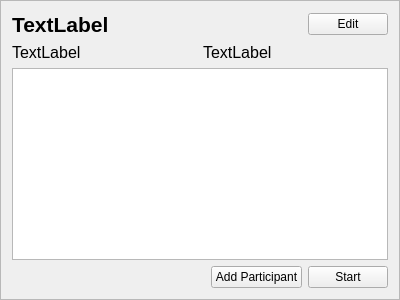
<?xml version="1.0" encoding="UTF-8"?>
<ui version="4.0">
 <class>MainFrame</class>
 <widget class="QFrame" name="MainFrame">
  <property name="geometry">
   <rect>
    <x>0</x>
    <y>0</y>
    <width>400</width>
    <height>300</height>
   </rect>
  </property>
  <property name="sizePolicy">
   <sizepolicy hsizetype="Preferred" vsizetype="Preferred">
    <horstretch>0</horstretch>
    <verstretch>0</verstretch>
   </sizepolicy>
  </property>
  <property name="windowTitle">
   <string>Frame</string>
  </property>
  <property name="autoFillBackground">
   <bool>true</bool>
  </property>
  <property name="frameShape">
   <enum>QFrame::StyledPanel</enum>
  </property>
  <property name="frameShadow">
   <enum>QFrame::Raised</enum>
  </property>
  <layout class="QVBoxLayout" name="verticalLayout_2">
   <item>
    <layout class="QVBoxLayout" name="verticalLayout">
     <item>
      <layout class="QHBoxLayout" name="horizontalLayout">
       <item>
        <widget class="QLabel" name="TournamentName">
         <property name="font">
          <font>
           <family>Arial</family>
           <pointsize>16</pointsize>
           <weight>75</weight>
           <bold>true</bold>
          </font>
         </property>
         <property name="text">
          <string>TextLabel</string>
         </property>
        </widget>
       </item>
       <item>
        <spacer name="horizontalSpacer_2">
         <property name="orientation">
          <enum>Qt::Horizontal</enum>
         </property>
         <property name="sizeHint" stdset="0">
          <size>
           <width>40</width>
           <height>20</height>
          </size>
         </property>
        </spacer>
       </item>
       <item>
        <widget class="QPushButton" name="EditTournamentButton">
         <property name="text">
          <string>Edit</string>
         </property>
        </widget>
       </item>
      </layout>
     </item>
     <item>
      <layout class="QHBoxLayout" name="horizontalLayout_2">
       <item>
        <widget class="QLabel" name="TournamentDate">
         <property name="font">
          <font>
           <family>Arial</family>
           <pointsize>12</pointsize>
          </font>
         </property>
         <property name="text">
          <string>TextLabel</string>
         </property>
         <property name="alignment">
          <set>Qt::AlignLeading|Qt::AlignLeft|Qt::AlignTop</set>
         </property>
        </widget>
       </item>
       <item>
        <widget class="QLabel" name="TournamentLocation">
         <property name="font">
          <font>
           <family>Arial</family>
           <pointsize>12</pointsize>
          </font>
         </property>
         <property name="text">
          <string>TextLabel</string>
         </property>
         <property name="alignment">
          <set>Qt::AlignLeading|Qt::AlignLeft|Qt::AlignTop</set>
         </property>
        </widget>
       </item>
      </layout>
     </item>
     <item>
      <widget class="QTableView" name="ParticipantTableView">
       <property name="autoFillBackground">
        <bool>true</bool>
       </property>
       <property name="sizeAdjustPolicy">
        <enum>QAbstractScrollArea::AdjustToContents</enum>
       </property>
       <attribute name="horizontalHeaderStretchLastSection">
        <bool>true</bool>
       </attribute>
       <attribute name="verticalHeaderStretchLastSection">
        <bool>false</bool>
       </attribute>
      </widget>
     </item>
     <item>
      <layout class="QHBoxLayout" name="horizontalLayout_3">
       <item>
        <spacer name="horizontalSpacer">
         <property name="orientation">
          <enum>Qt::Horizontal</enum>
         </property>
         <property name="sizeHint" stdset="0">
          <size>
           <width>40</width>
           <height>20</height>
          </size>
         </property>
        </spacer>
       </item>
       <item>
        <widget class="QPushButton" name="AddParticipantButton">
         <property name="text">
          <string>Add Participant</string>
         </property>
        </widget>
       </item>
       <item>
        <widget class="QPushButton" name="StartTournamentButton">
         <property name="text">
          <string>Start</string>
         </property>
        </widget>
       </item>
      </layout>
     </item>
    </layout>
   </item>
  </layout>
 </widget>
 <resources/>
 <connections/>
</ui>
